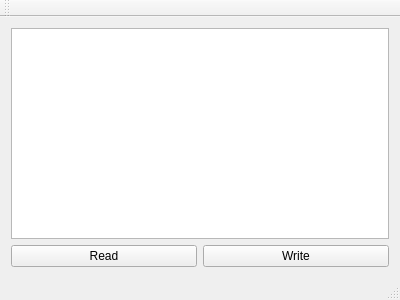
<?xml version="1.0" encoding="UTF-8"?>
<ui version="4.0">
 <class>MainWindow</class>
 <widget class="QMainWindow" name="MainWindow">
  <property name="geometry">
   <rect>
    <x>0</x>
    <y>0</y>
    <width>400</width>
    <height>300</height>
   </rect>
  </property>
  <property name="windowTitle">
   <string>QFile</string>
  </property>
  <widget class="QWidget" name="centralWidget">
   <layout class="QVBoxLayout" name="verticalLayout_2">
    <item>
     <layout class="QVBoxLayout" name="verticalLayout">
      <item>
       <widget class="QPlainTextEdit" name="plainTextEdit"/>
      </item>
      <item>
       <layout class="QHBoxLayout" name="horizontalLayout">
        <item>
         <widget class="QPushButton" name="pushButton_Read">
          <property name="text">
           <string>Read</string>
          </property>
         </widget>
        </item>
        <item>
         <widget class="QPushButton" name="pushButton_Write">
          <property name="text">
           <string>Write</string>
          </property>
         </widget>
        </item>
       </layout>
      </item>
     </layout>
    </item>
   </layout>
  </widget>
  <widget class="QMenuBar" name="menuBar">
   <property name="geometry">
    <rect>
     <x>0</x>
     <y>0</y>
     <width>400</width>
     <height>22</height>
    </rect>
   </property>
  </widget>
  <widget class="QToolBar" name="mainToolBar">
   <attribute name="toolBarArea">
    <enum>TopToolBarArea</enum>
   </attribute>
   <attribute name="toolBarBreak">
    <bool>false</bool>
   </attribute>
  </widget>
  <widget class="QStatusBar" name="statusBar"/>
 </widget>
 <layoutdefault spacing="6" margin="11"/>
 <resources/>
 <connections/>
</ui>
